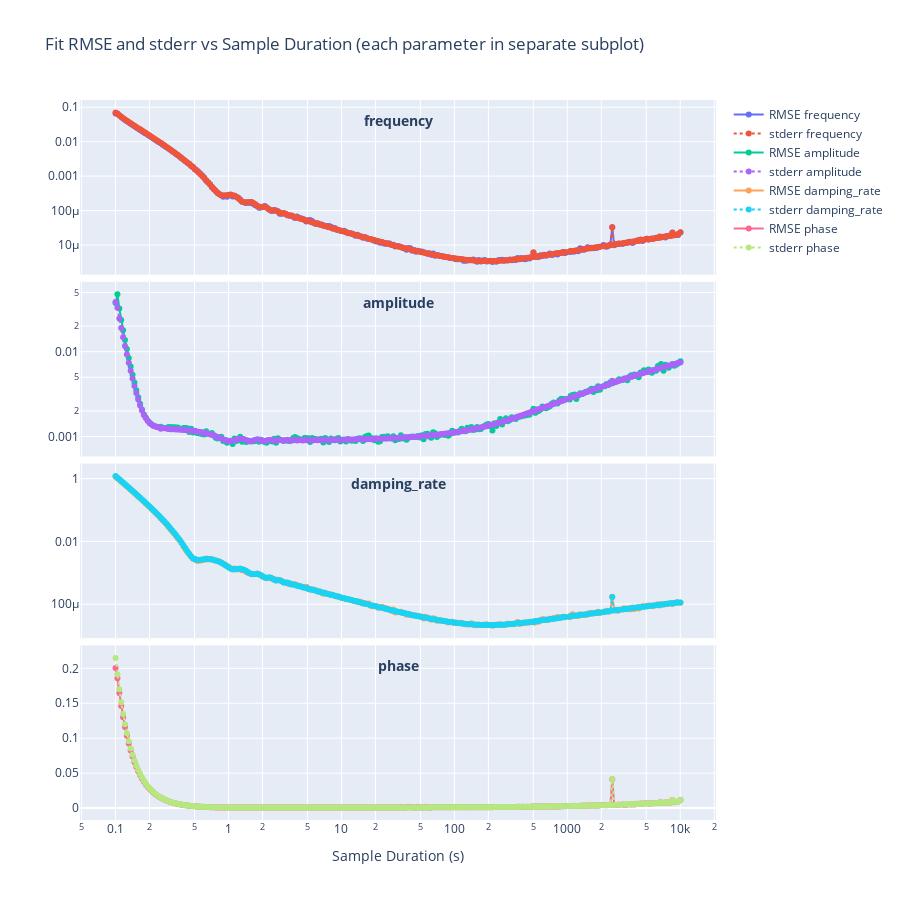

Notebook code cell kept with this figure:
### Code cell
import math_functions
import numpy as np
import numpy.typing as npt
import plotly.graph_objects as go
from scipy.optimize import curve_fit

from math_functions import damp_sine_wave
from plotly.subplots import make_subplots
from tqdm import tqdm
from typing import Tuple
from multiprocessing import Pool, cpu_count

from typing import Tuple

np_rng = np.random.default_rng(42)


# Wrapper for curve_fit
def wrapper(
    x: npt.NDArray[np.float64],
    frequency: float,
    amplitude: float,
    damping_rate: float,
    phase: float,
) -> npt.NDArray[np.float64]:
    return damp_sine_wave(
        x,
        frequency=frequency,
        damping_rate=damping_rate,
        phase=phase,
        amplitude=amplitude,
    )


key_order = ("frequency", "amplitude", "damping_rate", "phase")

# True model parameters
true_params: Dict[str, float] = dict(
    frequency=1.0, amplitude=1.0, damping_rate=0.01, phase=np.pi / 2
)

# Settings
noise_scale = 0.01
num_repeats: int = 300
num_points: int = 1000  # points that the curve is sampling
# durations: npt.NDArray[np.float64] = np.linspace(0.1, 100, 100)
durations = np.logspace(-1.0, 4, 300)


# the problem is that the sampling can alias the true frequency, so we pick durations that do not alias to a frequency that is close to the niquist or zero frequency
# Step 1: Compute sampling frequencies
f_s_vals = num_points / durations
# Step 2: Compute apparent frequencies
f_a_vals = np.array(
    [
        math_functions.apparent_frequency(true_params["frequency"], f_s)
        for f_s in f_s_vals
    ]
)
# Step 3: Normalize apparent frequencies by f_true
f_a_norm = f_a_vals / true_params["frequency"]
f_N_norm = f_s_vals / (2 * true_params["frequency"])
# Step 4: Mask out undesired edge cases
min_thresh = 0.05
max_thresh = 0.95
valid: npt.NDArray[np.bool_] = (f_a_norm > min_thresh) & (f_a_norm < max_thresh)

# Step 5: Adjust durations for invalid cases by nudging a fraction of the Nyquist zone
delta: float = 0.1  # fraction of Nyquist zone width
adjusted_durations: npt.NDArray[np.float64] = durations.copy()

for idx in np.where(~valid)[0]:
    f_s = f_s_vals[idx]
    N = int(np.floor(2 * true_params["frequency"] / f_s)) + 1
    f_s_zone_width = 2 * true_params["frequency"] * (1 / N - 1 / (N + 1))
    f_s_offset = delta * f_s_zone_width
    direction = 1 if N % 2 == 0 else -1
    f_s_adjusted = f_s + direction * f_s_offset
    adjusted_durations[idx] = num_points / f_s_adjusted

# Final assignment
durations = adjusted_durations


# Storage
rmse_results = {k: [] for k in true_params}
stderr_results = {k: [] for k in true_params}


def fit_for_duration(
    duration: float,
) -> Tuple[float, Dict[str, float], Dict[str, float]]:
    x_vals = np.linspace(0, duration, num_points)

    param_diffs = {k: [] for k in true_params}
    param_stderr = {k: [] for k in true_params}

    for _ in range(num_repeats):
        y_clean = damp_sine_wave(x_vals, **true_params)
        noise = np_rng.normal(scale=noise_scale, size=y_clean.shape)
        y_noisy = y_clean + noise

        try:
            initial_guess = np.array([true_params[k] for k in key_order])
            initial_guess += (
                np_rng.normal(scale=0.00001, size=initial_guess.shape) * initial_guess
            )
            popt, pcov = curve_fit(wrapper, x_vals, y_noisy, p0=initial_guess)
            perr = np.sqrt(np.diag(pcov))

            for i, key in enumerate(true_params):
                param_diffs[key].append(popt[i] - true_params[key])
                param_stderr[key].append(perr[i])
        except RuntimeError:
            for key in true_params:
                param_diffs[key].append(np.nan)
                param_stderr[key].append(np.nan)

    rmse = {
        key: np.sqrt(np.nanmean(np.square(param_diffs[key]))) for key in true_params
    }
    stderr = {key: np.nanmean(param_stderr[key]) for key in true_params}

    return duration, rmse, stderr


print("Starting parallel fits...")
with Pool(processes=cpu_count()) as pool:
    results = list(tqdm(pool.imap(fit_for_duration, durations), total=len(durations)))

rmse_results = {k: [] for k in true_params}
stderr_results = {k: [] for k in true_params}

# Extract from results
durations_out = []
for duration, rmse, stderr in results:
    durations_out.append(duration)
    for key in true_params:
        rmse_results[key].append(rmse[key])
        stderr_results[key].append(stderr[key])

durations = np.array(durations_out)

# Plotting with Plotly
# Create subplots
fig = make_subplots(rows=4, cols=1, shared_xaxes=True, vertical_spacing=0.01)

for i, k in enumerate(true_params, start=1):
    fig.add_trace(
        go.Scatter(
            x=durations, y=rmse_results[k], mode="lines+markers", name=f"RMSE {k}"
        ),
        row=i,
        col=1,
    )
    fig.add_trace(
        go.Scatter(
            x=durations,
            y=stderr_results[k],
            mode="lines+markers",
            name=f"stderr {k}",
            line=dict(dash="dot"),
        ),
        row=i,
        col=1,
    )

    xref = "x domain" if i == 1 else f"x{i} domain"
    yref = "y domain" if i == 1 else f"y{i} domain"
    fig.add_annotation(
        text=f"<b>{k}</b>",
        x=0.5,
        y=0.95,
        xref=xref,
        yref=yref,
        showarrow=False,
        font=dict(size=14),
        align="left",
    )

fig.update_layout(
    title="Fit RMSE and stderr vs Sample Duration (each parameter in separate subplot)",
    xaxis4_title="Sample Duration (s)",
    height=900,
    width=900,
    showlegend=True,
)

for i in range(1, 4):
    fig.update_yaxes(type="log", row=i, col=1)
    fig.update_xaxes(type="log", row=i, col=1)


fig.update_xaxes(type="log", title="Sample Duration (s)", row=4, col=1)

fig.show()

### Figure 1 — Plotly figure (JSON) as saved in the notebook; plotly's stock layout.template omitted (floating-point values rounded to 4 significant figures; data arrays with more than 128 entries replaced by an {"elided": "..."} marker saying what was removed)
{"data": [{"mode": "lines+markers", "name": "RMSE frequency", "type": "scatter", "x": {"elided": "300 float values"}, "xaxis": "x", "y": {"elided": "300 float values"}, "yaxis": "y"}, {"line": {"dash": "dot"}, "mode": "lines+markers", "name": "stderr frequency", "type": "scatter", "x": {"elided": "300 float values"}, "xaxis": "x", "y": {"elided": "300 float values"}, "yaxis": "y"}, {"mode": "lines+markers", "name": "RMSE amplitude", "type": "scatter", "x": {"elided": "300 float values"}, "xaxis": "x2", "y": {"elided": "300 float values"}, "yaxis": "y2"}, {"line": {"dash": "dot"}, "mode": "lines+markers", "name": "stderr amplitude", "type": "scatter", "x": {"elided": "300 float values"}, "xaxis": "x2", "y": {"elided": "300 float values"}, "yaxis": "y2"}, {"mode": "lines+markers", "name": "RMSE damping_rate", "type": "scatter", "x": {"elided": "300 float values"}, "xaxis": "x3", "y": {"elided": "300 float values"}, "yaxis": "y3"}, {"line": {"dash": "dot"}, "mode": "lines+markers", "name": "stderr damping_rate", "type": "scatter", "x": {"elided": "300 float values"}, "xaxis": "x3", "y": {"elided": "300 float values"}, "yaxis": "y3"}, {"mode": "lines+markers", "name": "RMSE phase", "type": "scatter", "x": {"elided": "300 float values"}, "xaxis": "x4", "y": {"elided": "300 float values"}, "yaxis": "y4"}, {"line": {"dash": "dot"}, "mode": "lines+markers", "name": "stderr phase", "type": "scatter", "x": {"elided": "300 float values"}, "xaxis": "x4", "y": {"elided": "300 float values"}, "yaxis": "y4"}], "layout": {"annotations": [{"align": "left", "font": {"size": 14}, "showarrow": false, "text": "<b>frequency</b>", "x": 0.5, "xref": "x domain", "y": 0.95, "yref": "y domain"}, {"align": "left", "font": {"size": 14}, "showarrow": false, "text": "<b>amplitude</b>", "x": 0.5, "xref": "x2 domain", "y": 0.95, "yref": "y2 domain"}, {"align": "left", "font": {"size": 14}, "showarrow": false, "text": "<b>damping_rate</b>", "x": 0.5, "xref": "x3 domain", "y": 0.95, "yref": "y3 domain"}, {"align": "left", "font": {"size": 14}, "showarrow": false, "text": "<b>phase</b>", "x": 0.5, "xref": "x4 domain", "y": 0.95, "yref": "y4 domain"}], "height": 900, "showlegend": true, "title": {"text": "Fit RMSE and stderr vs Sample Duration (each parameter in separate subplot)"}, "width": 900, "xaxis": {"anchor": "y", "domain": [0, 1], "matches": "x4", "showticklabels": false, "type": "log"}, "xaxis2": {"anchor": "y2", "domain": [0, 1], "matches": "x4", "showticklabels": false, "type": "log"}, "xaxis3": {"anchor": "y3", "domain": [0, 1], "matches": "x4", "showticklabels": false, "type": "log"}, "xaxis4": {"anchor": "y4", "domain": [0, 1], "title": {"text": "Sample Duration (s)"}, "type": "log"}, "yaxis": {"anchor": "x", "domain": [0.7575, 1], "type": "log"}, "yaxis2": {"anchor": "x2", "domain": [0.505, 0.7475], "type": "log"}, "yaxis3": {"anchor": "x3", "domain": [0.2525, 0.495], "type": "log"}, "yaxis4": {"anchor": "x4", "domain": [0, 0.2425]}}}
